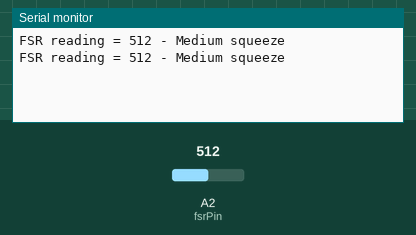
A sketch run on a simulated Arduino Uno, built with avr-gcc and run on an emulated ATmega328P. On the bench: the last lines printed to the serial monitor. The test bench sets the inputs (shaded band); at power-on: A2 (fsrPin) = 512.

Above: at 1.8 s.
1.9 s: A2 (fsrPin) set to 490
At 2.8 s:
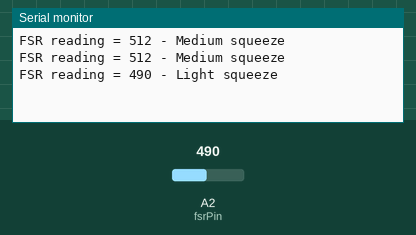
4.5 s: A2 (fsrPin) set to 190
At 5.6 s:
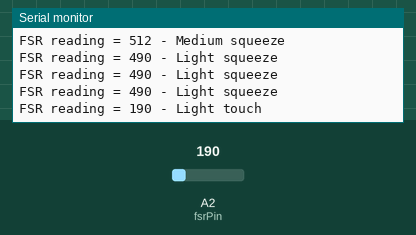
7.5 s: A2 (fsrPin) set to 0
At 8.8 s:
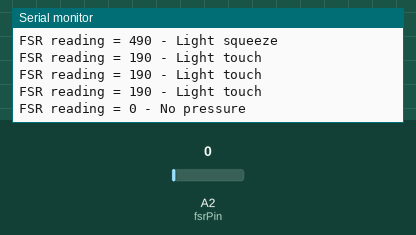
10.5 s: A2 (fsrPin) set to 810
At 11.4 s:
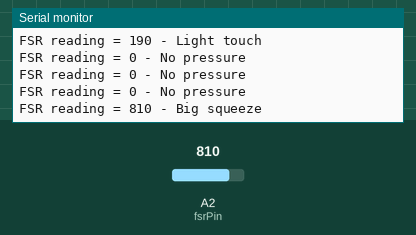

Measured:
- after the input at 1.9 s, the serial monitor: prints a new line after 0.10 s (image 1)
- after the input at 4.5 s, the serial monitor: prints a new line after 0.50 s (image 2)
- after the input at 7.5 s, the serial monitor: prints a new line after 0.50 s (image 3)
- after the input at 10.5 s, the serial monitor: prints a new line after 0.51 s (image 4)

The sketch:

FSR__Force_Sensing_Resistor_.ino
```cpp
/*
* addapeted form: https://lastminuteengineers.com/fsr-arduino-tutorial/
* use a 100K resistor
* The smaller the FSR, the more accurate it will be. usualy larger ones will be able to sense a larger range, but not as accurately.
*/


int fsrPin = 2;    // the FSR is connected to a0
int fsrData;       // the analog reading from the FSR resistor divider

void setup(void) {
  Serial.begin(9600);  // setup the serial monitor
}

void loop(void) {
  fsrData = analogRead(fsrPin);  // get the resistance of the FSR

  // print the raw analog reading
  Serial.print("FSR reading = ");
  Serial.print(fsrData);

  // calculate the pressure applied (This may varry for your sensor)
  if (fsrData < 10) {
    Serial.println(" - No pressure");
  } else if (fsrData < 200) {
    Serial.println(" - Light touch");
  } else if (fsrData < 500) {
    Serial.println(" - Light squeeze");
  } else if (fsrData < 800) {
    Serial.println(" - Medium squeeze");
  } else {
    Serial.println(" - Big squeeze");
  }
  delay(1000); // wait 1 sec for readablility
}
```
